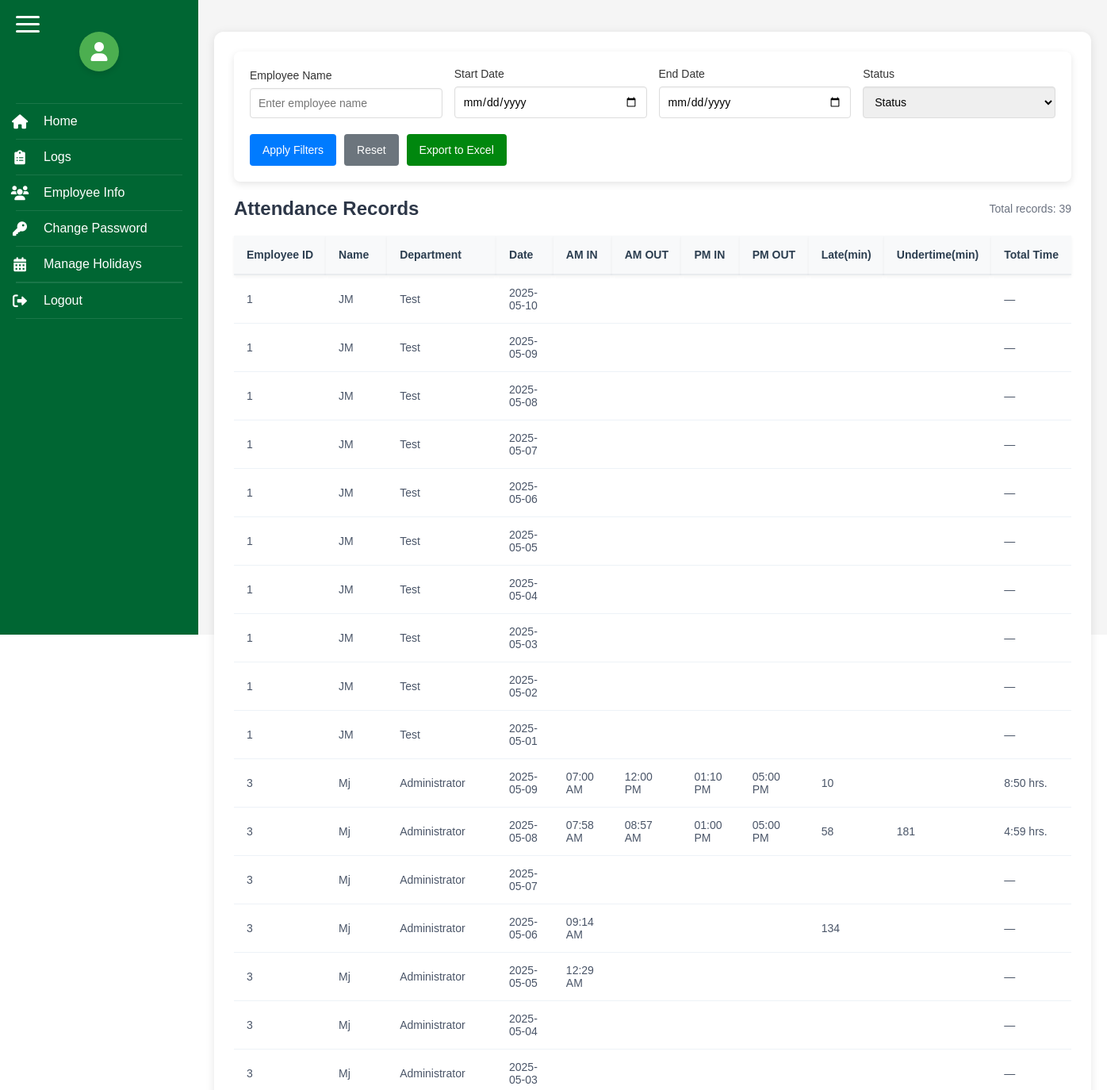
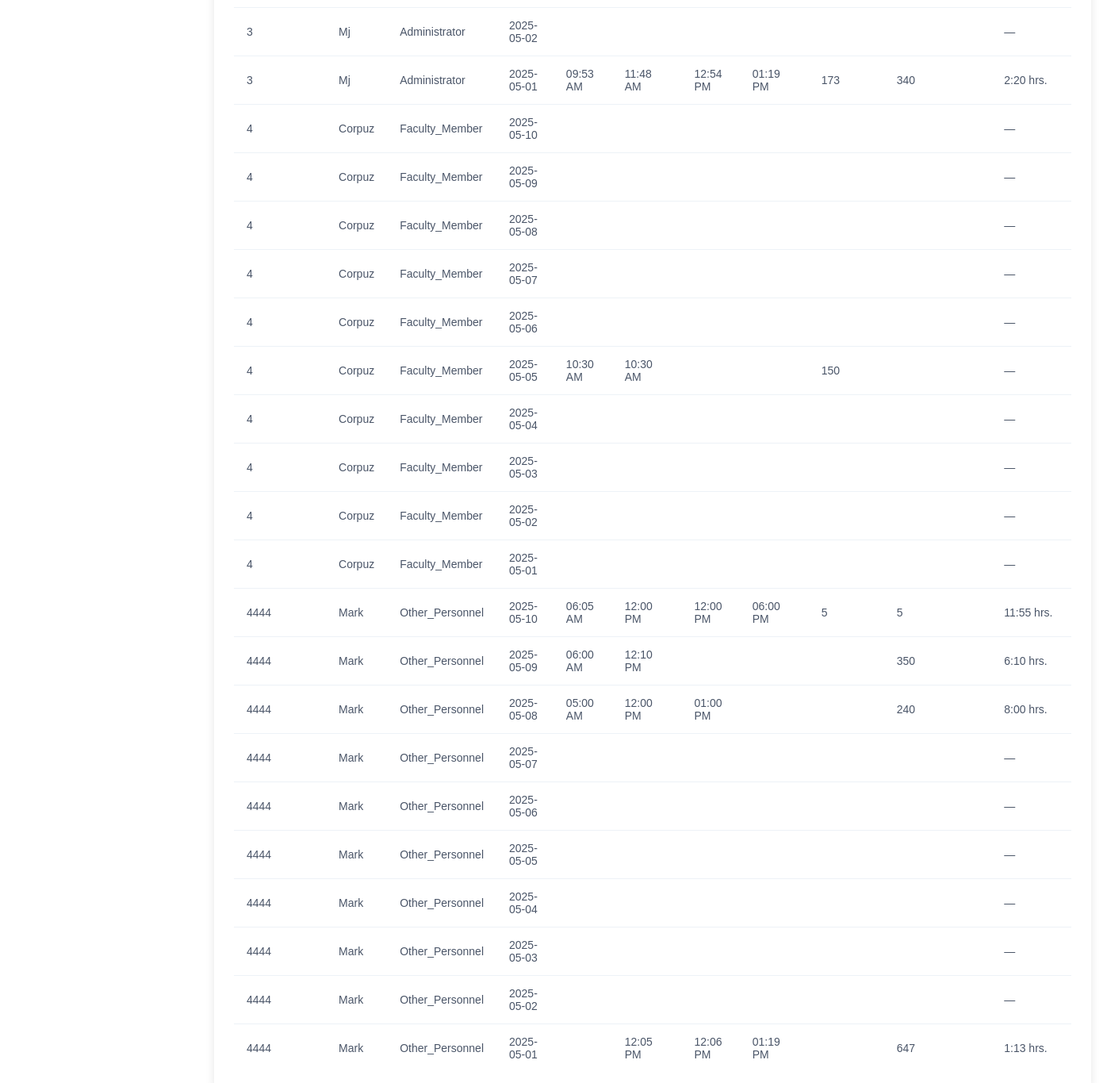
Page /logs.php (signed in) on the committed database (2 pictures, top to bottom).
### tables this page shows
CREATE TABLE `emp_rec` (
  `ID` int(11) NOT NULL,
  `EMP_ID` varchar(20) DEFAULT NULL,
  `AM_IN` time DEFAULT NULL,
  `AM_OUT` time DEFAULT NULL,
  `PM_IN` time DEFAULT NULL,
  `PM_OUT` time DEFAULT NULL,
  `DATE` date NOT NULL,
  `LATE` int(255) DEFAULT NULL,
  `UNDERTIME` int(255) DEFAULT NULL,
  `NOTE` varchar(255) DEFAULT NULL,
  `OB` int(255) DEFAULT NULL,
  `SL` int(255) DEFAULT NULL
);

CREATE TABLE `emp_info` (
  `ID` varchar(20) NOT NULL,
  `Name` varchar(50) NOT NULL,
  `DEPT` varchar(255) NOT NULL,
  `STATUS` varchar(20) NOT NULL
);

### logs.php (the view, shortened to what this page needs)
<?php
require_once 'includes/db_connect.php';
function toMinutes($time) {
    if (!$time) return null;
    $time = date('H:i', strtotime($time));
    list($h, $m) = explode(':', $time);
    return $h * 60 + $m;
}
function computeTotalTime($am_in, $am_out, $pm_in, $pm_out) {
    $amInMin = toMinutes($am_in);
    $amOutMin = toMinutes($am_out);
    $pmInMin = toMinutes($pm_in);
    $pmOutMin = toMinutes($pm_out);
    $total = 0;
    if ($amInMin !== null && $amOutMin !== null && $pmInMin !== null && $pmOutMin !== null) {
        $total = ($amOutMin - $amInMin) + ($pmOutMin - $pmInMin);
    }
    else if ($amInMin !== null && $pmOutMin !== null && $amOutMin === null && $pmInMin === null) {
        $total = $pmOutMin - $amInMin - 60;
    }
    else if ($amInMin !== null && $amOutMin !== null && $pmInMin !== null && $pmOutMin === null) {
        $total = ($amOutMin - $amInMin) + 60;
    }
    else {
        if ($amInMin !== null && $amOutMin !== null && $amOutMin > $amInMin) {
            $total += $amOutMin - $amInMin;
        }
        if ($pmInMin !== null && $pmOutMin !== null && $pmOutMin > $pmInMin) {
            $total += $pmOutMin - $pmInMin;
        }
    }
    if ($total <= 0) return '—';
    $hours = floor($total / 60);
    $minutes = $total % 60;
    return sprintf("%d:%02d hrs.", $hours, $minutes);
}
function computeUndertime($totalTime, $department) {
    if ($totalTime === '—') return '';
    $timeStr = str_replace(' hrs.', '', $totalTime);
    list($hours, $minutes) = explode(':', $timeStr);
    $totalMinutes = ($hours * 60) + $minutes;
    $isOtherPersonnel = $department && strtolower(trim($department)) === 'other_personnel';
    $standardMinutes = $isOtherPersonnel ? 720 : 480;
    $undertime = $standardMinutes - $totalMinutes;
    return $undertime <= 0 ? '' : $undertime;
}
function convertTo12Hour($time) {
    if (empty($time)) return '';
    return date('h:i A', strtotime($time));
}
$filter_start_date = isset($_GET['start_date']) ? $_GET['start_date'] : '';
$filter_end_date = isset($_GET['end_date']) ? $_GET['end_date'] : '';
$filter_name = isset($_GET['employee_name']) ? $_GET['employee_name'] : '';
$filter_status = isset($_GET['status']) ? $_GET['status'] : '';
$query = "SELECT e.ID as EMP_ID, e.Name, e.DEPT, e.STATUS, r.DATE, r.AM_IN, r.AM_OUT, r.PM_IN, r.PM_OUT, r.LATE, r.UNDERTIME, r.OB
          FROM emp_info e
          LEFT JOIN emp_rec r ON e.ID = r.EMP_ID
          WHERE 1=1";
$params = [];
$query .= " ORDER BY e.ID, r.DATE DESC";
$stmt = $pdo->prepare($query);
$stmt->execute($params);
$records = $stmt->fetchAll(PDO::FETCH_ASSOC);
?>
<!DOCTYPE html>
<html>
<head>
    <link rel="stylesheet" href="https://cdnjs.cloudflare.com/ajax/libs/font-awesome/6.0.0/css/all.min.css">
</head>
<body>
    <?php include 'sidebar.php'; ?>
    <div class="main-content">
        <div class="logs-table">
            <div class="filter-container">
                <form method="GET" action="" class="filter-form">
                    <div class="filter-group">
                        <label class="filter-label">Employee Name</label>
                        <input type="text" name="employee_name" class="filter-input" value="<?php echo htmlspecialchars($filter_name); ?>" placeholder="Enter employee name">
                    </div>
                    <div class="filter-group">
                        <label class="filter-label">Start Date</label>
                        <input type="date" name="start_date" class="filter-input" value="<?php echo htmlspecialchars($filter_start_date); ?>">
                    </div>
                    <div class="filter-group">
                        <label class="filter-label">End Date</label>
                        <input type="date" name="end_date" class="filter-input" value="<?php echo htmlspecialchars($filter_end_date); ?>">
                    </div>
                    <div class="filter-group">
                        <label class="filter-label">Status</label>
                        <select name="status" class="filter-input" <?php echo htmlspecialchars($filter_status); ?>>
                            <option value="">Status</option">
                        </select>
                    </div>
                    <div class="filter-actions">
                        <button type="submit" class="filter-button">Apply Filters</button>
                        <a href="logs.php" class="filter-button reset-button">Reset</a>
                        <button id="exportExcelBtn" class="export-button">Export to Excel</button>
                    </div>
                </form>
            </div>
            <div class="table-header">
                <h2 class="table-title">Attendance Records</h2>
                <div class="results-count">Total records: <?php echo count($records); ?></div>
            </div>
            <table>
                <thead>
                    <tr>
                        <th>Employee ID</th>
                        <th>Name</th>
                        <th>Department</th>
                        <th>Date</th>
                        <th>AM IN</th>
                        <th>AM OUT</th>
                        <th>PM IN</th>
                        <th>PM OUT</th>
                        <th>Late(min)</th>
                        <th>Undertime(min)</th>
                        <th>Total Time</th>
                    </tr>
                </thead>
                <tbody>
                    <?php foreach ($records as $record):
                        $totalTime = computeTotalTime($record['AM_IN'], $record['AM_OUT'], $record['PM_IN'], $record['PM_OUT']);
                        $undertime = computeUndertime($totalTime, $record['DEPT']);
                    ?>
                    <tr>
                        <td><?php echo htmlspecialchars($record['EMP_ID']); ?></td>
                        <td><?php echo htmlspecialchars($record['Name']); ?></td>
                        <td><?php echo htmlspecialchars($record['DEPT']); ?></td>
                        <td><?php echo htmlspecialchars($record['DATE']); ?></td>
                        <td><?php echo convertTo12Hour($record['AM_IN']); ?></td>
                        <td><?php echo convertTo12Hour($record['AM_OUT']); ?></td>
                        <td><?php echo convertTo12Hour($record['PM_IN']); ?></td>
                        <td><?php echo convertTo12Hour($record['PM_OUT']); ?></td>
                        <td><?php echo (isset($record['LATE']) && ($record['LATE'] === '0' || $record['LATE'] == 0)) ? '' : htmlspecialchars($record['LATE']); ?></td>
                        <td><?php echo $undertime; ?></td>
                        <td><?php echo $totalTime; ?></td>
                    </tr>
                    <?php endforeach; ?>
                </tbody>
            </table>
        </div>
    </div>
</body>
</html>

### sidebar.php (shortened to what this page needs)
<!DOCTYPE html>
<html lang="en">
<head>
    <link rel="stylesheet" href="https://cdnjs.cloudflare.com/ajax/libs/font-awesome/6.0.0/css/all.min.css">
</head>
<body>
    <div class="sidebar">
        <div class="burger-menu">
            <div class="burger-bar"></div>
            <div class="burger-bar"></div>
            <div class="burger-bar"></div>
        </div>
        <div class="profile-icon">
            <i class="fas fa-user"></i>
        </div>
        <div class="nav-links">
            <a href="index.php">
                <span class="nav-icon">
                    <i class="fas fa-home"></i>
                </span>
                <span class="nav-text">Home</span>
            </a>
            <a href="logs.php">
                <span class="nav-icon">
                    <i class="fas fa-clipboard-list"></i>
                </span>
                <span class="nav-text">Logs</span>
            </a>
            <a href="employeeinfo.php">
                <span class="nav-icon">
                    <i class="fas fa-users"></i>
                </span>
                <span class="nav-text">Employee Info</span>
            </a>
            <a href="change_password.php" class="nav-link">
                <span class="nav-icon">
                    <i class="fas fa-key"></i>
                </span>
                <span class="nav-text">Change Password</span>
            </a>
            <a href="holidays.php" class="nav-link">
                <div class="nav-icon">
                    <i class="fas fa-calendar-alt"></i>
                </div>
                <span class="nav-text">Manage Holidays</span>
            </a>
            <form action="logout.php" method="post" style="margin-top: auto;">
                <button type="submit" class="logout-btn">
                    <div class="nav-icon">
                        <i class="fas fa-sign-out-alt"></i>
                    </div>
                    <span class="nav-text">Logout</span>
                </button>
            </form>
        </div>
    </div>
</body>
</html>

### logs.php (style rules this page uses)
* { margin: 0; padding: 0; box-sizing: border-box; font-family: Arial, sans-serif; }
body { display: flex; min-height: 100vh; }
.main-content { flex: 1; padding: 20px; background-color: #f5f5f5; position: relative; }
.logs-table { background-color: white; padding: 25px; border-radius: 12px; box-shadow: 0 2px 12px rgba(0, 0, 0, 0.1); margin: 20px 0; }
.logs-table table { width: 100%; border-collapse: separate; border-spacing: 0; font-size: 14px; }
.logs-table thead { position: sticky; top: 90px; z-index: 99; }
.logs-table th { background-color: #f8f9fa; color: #2c3e50; font-weight: 600; padding: 16px; text-align: left; border-bottom: 2px solid #e9ecef; white-space: nowrap; box-shadow: 0 2px 4px rgba(0, 0, 0, 0.05); }
.logs-table td { padding: 14px 16px; border-bottom: 1px solid #edf2f7; color: #4a5568; }
.logs-table tbody tr:last-child td { border-bottom: none; }
.filter-container { position: sticky; top: 0; z-index: 100; margin-bottom: 20px; padding: 20px; background-color: #fff; border-radius: 8px; box-shadow: 0 3px 10px rgba(0, 0, 0, 0.1); }
.filter-form { display: flex; flex-wrap: wrap; gap: 15px; align-items: flex-end; }
.filter-group { flex: 1; min-width: 200px; }
.filter-label { display: block; margin-bottom: 8px; font-weight: 500; color: #333; font-size: 14px; }
.filter-input { width: 100%; padding: 10px; border: 1px solid #ddd; border-radius: 4px; font-size: 14px; box-shadow: inset 0 1px 2px rgba(0,0,0,0.05); }
.filter-actions { display: flex; gap: 10px; margin-top: 5px; }
.filter-button { background-color: #007bff; color: white; padding: 10px 16px; border: none; border-radius: 4px; cursor: pointer; font-size: 14px; transition: background-color 0.2s; flex-shrink: 0; height: 40px; display: flex; align-items: center; justify-content: center; }
.export-button { background-color:rgb(0, 135, 14); color: white; padding: 10px 16px; border: none; border-radius: 4px; cursor: pointer; font-size: 14px; transition: background-color 0.2s; flex-shrink: 0; height: 40px; display: flex; align-items: center; justify-content: center; }
.reset-button { background-color: #6c757d; text-decoration: none; color: white; }
.table-header { display: flex; justify-content: space-between; align-items: center; margin-bottom: 20px; }
.table-title { font-size: 1.5rem; color: #2d3748; font-weight: 600; }
.results-count { color: #6b7280; font-size: 14px; }
.profile-icon { width: 50px; height: 50px; display: flex; align-items: center; margin: 20px auto; justify-content: center; background-color: #4CAF50; border-radius: 50%; box-shadow: 0 4px 6px rgba(0, 0, 0, 0.1); color: white; font-size: 24px; transition: transform 0.3s ease-in-out; }

### rows in the picture
emp_rec: EMP_ID.ID "1", EMP_ID.Name "JM", EMP_ID.DEPT "Test", DATE "2025-05-10", totalTime "—"
emp_rec: EMP_ID.ID "1", EMP_ID.Name "JM", EMP_ID.DEPT "Test", DATE "2025-05-09", totalTime "—"
emp_rec: EMP_ID.ID "1", EMP_ID.Name "JM", EMP_ID.DEPT "Test", DATE "2025-05-08", totalTime "—"
emp_rec: EMP_ID.ID "1", EMP_ID.Name "JM", EMP_ID.DEPT "Test", DATE "2025-05-07", totalTime "—"
emp_rec: EMP_ID.ID "1", EMP_ID.Name "JM", EMP_ID.DEPT "Test", DATE "2025-05-06", totalTime "—"
emp_rec: EMP_ID.ID "1", EMP_ID.Name "JM", EMP_ID.DEPT "Test", DATE "2025-05-05", totalTime "—"
emp_rec: EMP_ID.ID "1", EMP_ID.Name "JM", EMP_ID.DEPT "Test", DATE "2025-05-04", totalTime "—"
emp_rec: EMP_ID.ID "1", EMP_ID.Name "JM", EMP_ID.DEPT "Test", DATE "2025-05-03", totalTime "—"
emp_rec: EMP_ID.ID "1", EMP_ID.Name "JM", EMP_ID.DEPT "Test", DATE "2025-05-02", totalTime "—"
emp_rec: EMP_ID.ID "1", EMP_ID.Name "JM", EMP_ID.DEPT "Test", DATE "2025-05-01", totalTime "—"
emp_rec: EMP_ID.ID "3", EMP_ID.Name "Mj", EMP_ID.DEPT "Administrator", DATE "2025-05-09", AM_IN "07:00 AM", AM_OUT "12:00 PM", PM_IN "01:10 PM", PM_OUT "05:00 PM", LATE "10", totalTime "8:50 hrs."
emp_rec: EMP_ID.ID "3", EMP_ID.Name "Mj", EMP_ID.DEPT "Administrator", DATE "2025-05-08", AM_IN "07:58 AM", AM_OUT "08:57 AM", PM_IN "01:00 PM", PM_OUT "05:00 PM", LATE "58", undertime "181", totalTime "4:59 hrs."
emp_rec: EMP_ID.ID "3", EMP_ID.Name "Mj", EMP_ID.DEPT "Administrator", DATE "2025-05-07", totalTime "—"
emp_rec: EMP_ID.ID "3", EMP_ID.Name "Mj", EMP_ID.DEPT "Administrator", DATE "2025-05-06", AM_IN "09:14 AM", LATE "134", totalTime "—"
emp_rec: EMP_ID.ID "3", EMP_ID.Name "Mj", EMP_ID.DEPT "Administrator", DATE "2025-05-05", AM_IN "12:29 AM", totalTime "—"
emp_rec: EMP_ID.ID "3", EMP_ID.Name "Mj", EMP_ID.DEPT "Administrator", DATE "2025-05-04", totalTime "—"
emp_rec: EMP_ID.ID "3", EMP_ID.Name "Mj", EMP_ID.DEPT "Administrator", DATE "2025-05-03", totalTime "—"
emp_rec: EMP_ID.ID "3", EMP_ID.Name "Mj", EMP_ID.DEPT "Administrator", DATE "2025-05-02", totalTime "—"
emp_rec: EMP_ID.ID "3", EMP_ID.Name "Mj", EMP_ID.DEPT "Administrator", DATE "2025-05-01", AM_IN "09:53 AM", AM_OUT "11:48 AM", PM_IN "12:54 PM", PM_OUT "01:19 PM", LATE "173", undertime "340", totalTime "2:20 hrs."
emp_rec: EMP_ID.ID "4", EMP_ID.Name "Corpuz", EMP_ID.DEPT "Faculty_Member", DATE "2025-05-10", totalTime "—"
emp_rec: EMP_ID.ID "4", EMP_ID.Name "Corpuz", EMP_ID.DEPT "Faculty_Member", DATE "2025-05-09", totalTime "—"
emp_rec: EMP_ID.ID "4", EMP_ID.Name "Corpuz", EMP_ID.DEPT "Faculty_Member", DATE "2025-05-08", totalTime "—"
emp_rec: EMP_ID.ID "4", EMP_ID.Name "Corpuz", EMP_ID.DEPT "Faculty_Member", DATE "2025-05-07", totalTime "—"
emp_rec: EMP_ID.ID "4", EMP_ID.Name "Corpuz", EMP_ID.DEPT "Faculty_Member", DATE "2025-05-06", totalTime "—"
emp_rec: EMP_ID.ID "4", EMP_ID.Name "Corpuz", EMP_ID.DEPT "Faculty_Member", DATE "2025-05-05", AM_IN "10:30 AM", AM_OUT "10:30 AM", LATE "150", totalTime "—"
emp_rec: EMP_ID.ID "4", EMP_ID.Name "Corpuz", EMP_ID.DEPT "Faculty_Member", DATE "2025-05-04", totalTime "—"
emp_rec: EMP_ID.ID "4", EMP_ID.Name "Corpuz", EMP_ID.DEPT "Faculty_Member", DATE "2025-05-03", totalTime "—"
emp_rec: EMP_ID.ID "4", EMP_ID.Name "Corpuz", EMP_ID.DEPT "Faculty_Member", DATE "2025-05-02", totalTime "—"
emp_rec: EMP_ID.ID "4", EMP_ID.Name "Corpuz", EMP_ID.DEPT "Faculty_Member", DATE "2025-05-01", totalTime "—"
emp_rec: EMP_ID.ID "4444", EMP_ID.Name "Mark", EMP_ID.DEPT "Other_Personnel", DATE "2025-05-10", AM_IN "06:05 AM", AM_OUT "12:00 PM", PM_IN "12:00 PM", PM_OUT "06:00 PM", LATE "5", undertime "5", totalTime "11:55 hrs."
emp_rec: EMP_ID.ID "4444", EMP_ID.Name "Mark", EMP_ID.DEPT "Other_Personnel", DATE "2025-05-09", AM_IN "06:00 AM", AM_OUT "12:10 PM", undertime "350", totalTime "6:10 hrs."
emp_rec: EMP_ID.ID "4444", EMP_ID.Name "Mark", EMP_ID.DEPT "Other_Personnel", DATE "2025-05-08", AM_IN "05:00 AM", AM_OUT "12:00 PM", PM_IN "01:00 PM", undertime "240", totalTime "8:00 hrs."
emp_rec: EMP_ID.ID "4444", EMP_ID.Name "Mark", EMP_ID.DEPT "Other_Personnel", DATE "2025-05-07", totalTime "—"
emp_rec: EMP_ID.ID "4444", EMP_ID.Name "Mark", EMP_ID.DEPT "Other_Personnel", DATE "2025-05-06", totalTime "—"
emp_rec: EMP_ID.ID "4444", EMP_ID.Name "Mark", EMP_ID.DEPT "Other_Personnel", DATE "2025-05-05", totalTime "—"
emp_rec: EMP_ID.ID "4444", EMP_ID.Name "Mark", EMP_ID.DEPT "Other_Personnel", DATE "2025-05-04", totalTime "—"
emp_rec: EMP_ID.ID "4444", EMP_ID.Name "Mark", EMP_ID.DEPT "Other_Personnel", DATE "2025-05-03", totalTime "—"
emp_rec: EMP_ID.ID "4444", EMP_ID.Name "Mark", EMP_ID.DEPT "Other_Personnel", DATE "2025-05-02", totalTime "—"
emp_rec: EMP_ID.ID "4444", EMP_ID.Name "Mark", EMP_ID.DEPT "Other_Personnel", DATE "2025-05-01", AM_OUT "12:05 PM", PM_IN "12:06 PM", PM_OUT "01:19 PM", undertime "647", totalTime "1:13 hrs."

### other values in the picture
count($records) "39"
